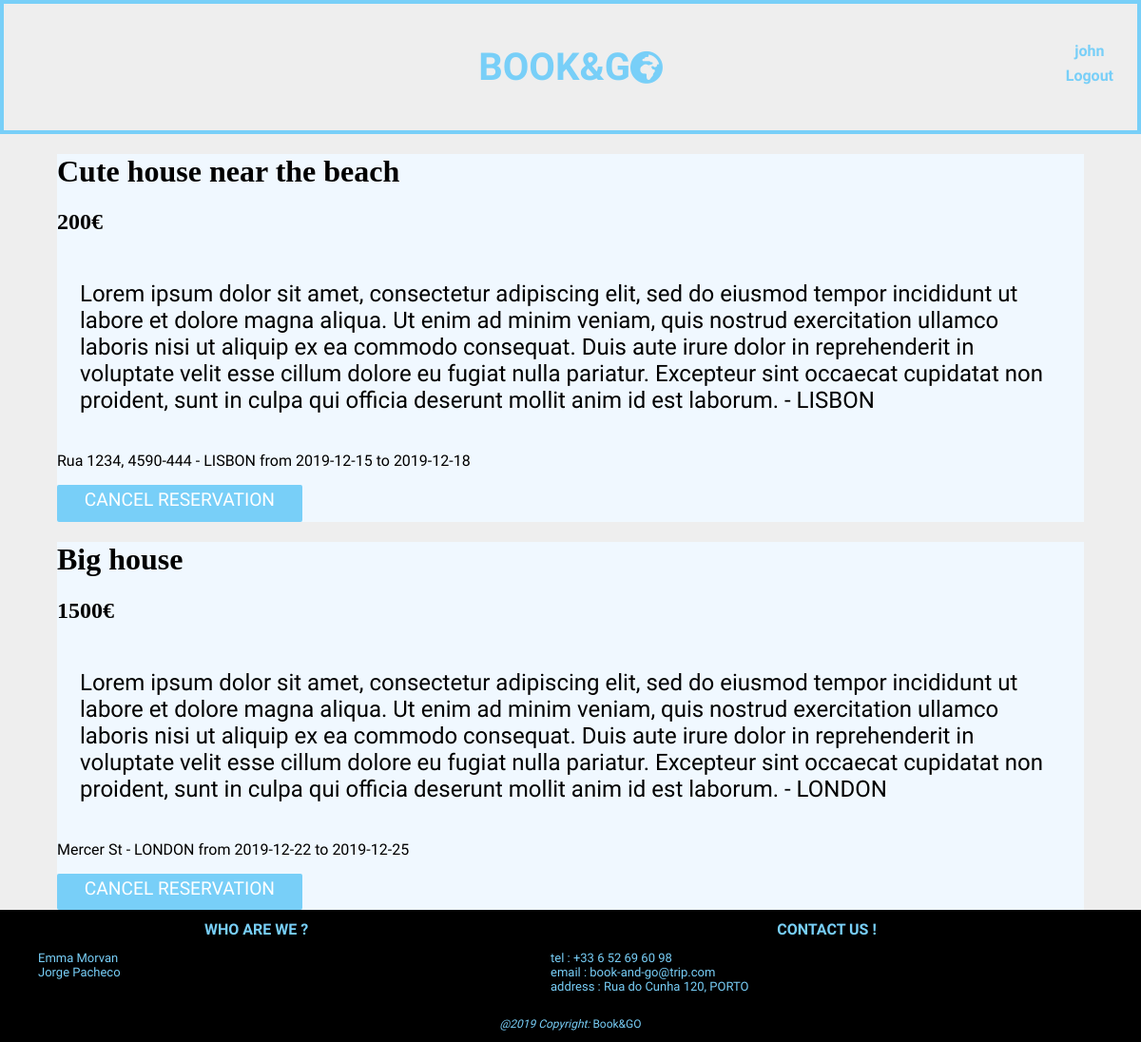
Page /user/reservations.php (signed in) on the committed database.
### tables this page shows
CREATE TABLE reservation (
	id INTEGER PRIMARY KEY AUTOINCREMENT,
	idplace INTEGER REFERENCES place,
	idusr INTEGER REFERENCES user,
	checkindate DATE NOT NULL,
	checkoutdate DATE NOT NULL
);

CREATE TABLE place (
	id INTEGER PRIMARY KEY AUTOINCREMENT NOT NULL,
	title VARCHAR NOT NULL,
	price INTEGER NOT NULL,
	description VARCHAR,
	idusr INTEGER REFERENCES user,
	address VARCHAR,
	city VARCHAR
);

### database/db_house.php (called while the page is built, shortened)
<?php
    include_once('db_user.php');
    function searchHouseReserved($username){
        $id = getUserId($username);
        $db = Database::instance()->db();
        $stmt = $db->prepare('SELECT * FROM reservation join place on reservation.idplace=place.id WHERE reservation.idusr = ?');
        $stmt->execute(array($id));
        return $stmt->fetchAll();
    }
?>

### database/db_user.php (called while the page is built, shortened)
<?php
    function getUserID($username){
      $db = Database::instance()->db();
      $stmt = $db->prepare('SELECT * FROM user WHERE username = ?');
      $stmt->execute(array($username));
      $usr= $stmt->fetch();
      return $usr['id'];
    }
?>

### templates/draw_place.php (the view, shortened to what this page needs)
<?php
include_once('../database/db_house.php');
include_once('../database/db_user.php');
        ?>
<?php
    function draw_place_reserved($house){
        ?>
    <div id="house_full">
        <h1 id="tit"><?=$house['title']?></h1>
        <h2 id="pri"><?=$house['price']?>€</h2>
        <p id="desc"><?=$house['description']?> - <?=$house['city']?></p>
        <p id="desc"><?=$house['address']?> - <?=$house['city']?> from <?=$house['checkindate']?> to <?=$house['checkoutdate']?></p>
        <form action="../house/cancel_book.php?id=<?=$house['id']?>&indate=<?=$house['checkindate']?>&outdate=<?=$house['checkoutdate']?>" method="post">
        <input type="submit" value="Cancel reservation"/>
    </form>
    </div>
<?php
    }
?>

### user/reservations.php (shortened to what this page needs)
<?php
include_once('../templates/draw_header.php');
include_once('../database/db_house.php');
include_once("../templates/draw_place.php");
include_once('../database/db_user.php');
$pl = searchHouseReserved($_SESSION['username']);
foreach($pl as $place){
    draw_place_reserved($place);
}
include_once('../templates/draw_footer.php');
?>

### css/style.css (style rules this page uses)
body { max-width: 80em; margin: 0 auto; --bg-color: #EEE; --panel-color: #FFF; --main-color: rgb(120, 207, 248); --dark-color: #333; --light-color: #CCC; --serif-font: 'Merriweather'; --sans-font: 'Open Sans Condensed'; background-color: var(--bg-color); background-image: url("../images/back.jpg") ; background-size: cover; overflow-x: hidden; }
input[type="submit"] { padding: 0.2em 1.5em 0.6em 1.5em; background: var(--main-color); color: var(--panel-color); font-family: 'Open Sans Condensed', sans-serif; font-size: 1.2em; border:none; border-radius: 2px; text-transform: uppercase; text-align: center; }
p:first-of-type { padding: 1em; margin-bottom: 0; font-size: 1.5rem; }
p { font-family: 'ZCOOL XiaoWei', serif; }
#house_full { width: 90%; margin: auto; background-color: aliceblue; }

### rows in the picture
reservation: idplace.title "Cute house near the beach", idplace.price "200", idplace.description "Lorem ipsum dolor sit amet, consectetur adipiscing elit, sed do eiusmod tempor incididunt ut labore et dolore magna aliqua. Ut enim ad minim veniam, quis nostrud exercitation ullamco laboris nisi ut aliquip ex ea commodo consequat. Duis aute irure dolor in reprehenderit in voluptate velit esse cillum dolore eu fugiat nulla pariatur. Excepteur sint occaecat cupidatat non proident, sunt in culpa qui officia deserunt mollit anim id est laborum.", idplace.city "LISBON", idplace.address "Rua 1234, 4590-444", checkindate "2019-12-15", checkoutdate "2019-12-18"
reservation: idplace.title "Big house", idplace.price "1500", idplace.description "Lorem ipsum dolor sit amet, consectetur adipiscing elit, sed do eiusmod tempor incididunt ut labore et dolore magna aliqua. Ut enim ad minim veniam, quis nostrud exercitation ullamco laboris nisi ut aliquip ex ea commodo consequat. Duis aute irure dolor in reprehenderit in voluptate velit esse cillum dolore eu fugiat nulla pariatur. Excepteur sint occaecat cupidatat non proident, sunt in culpa qui officia deserunt mollit anim id est laborum.", idplace.city "LONDON", idplace.address "Mercer St", checkindate "2019-12-22", checkoutdate "2019-12-25"

### other values in the picture
$username "john"
